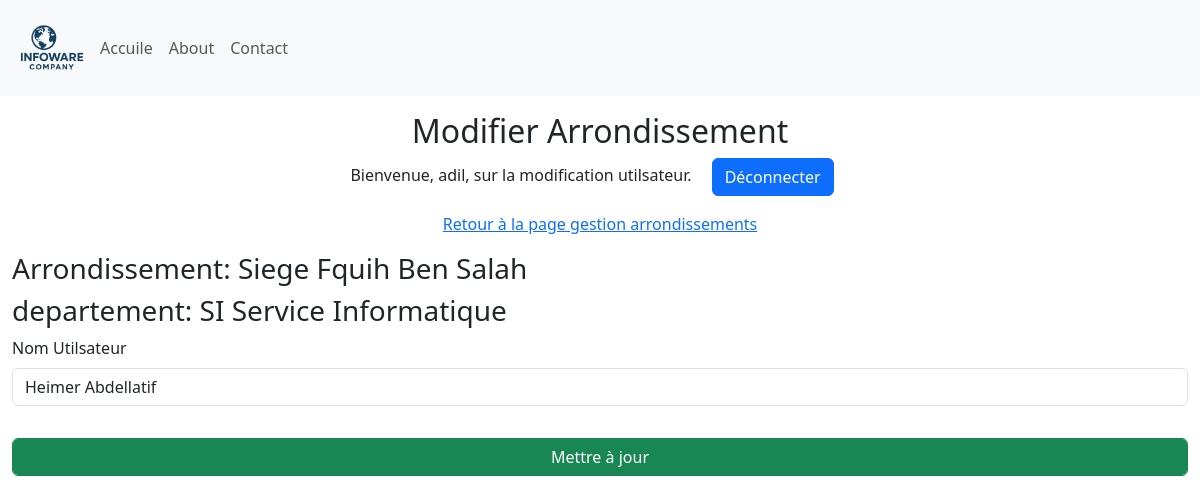
The page /update_Utilisateur/1 (signed in) on the database its author committed.
### Site/models.py (models this page shows, shortened)
class Arondissement(db.Model):
    id = db.Column(db.Integer, primary_key=True)
    arondissement = db.Column(db.String(25), unique=True, nullable=False)
    departement = db.relationship('Departement', backref='Departement', lazy=True)

class Departement(db.Model):
    id = db.Column(db.Integer, primary_key=True)
    departement = db.Column(db.String(25), unique=True, nullable=False)
    arondissement = db.Column(db.Integer, db.ForeignKey('arondissement.id'), nullable=False)

class Utilisateur(db.Model):
    id = db.Column(db.Integer, primary_key=True)
    nomUtilisateur = db.Column(db.String(50), unique=True, nullable=False)
    departement = db.Column(db.Integer, db.ForeignKey('departement.id'), nullable=False)

### Site/dashbord/utilisateur.py (the view, shortened to what this page needs)
@utilisateur.route('/update_Utilisateur/<int:id>', methods=['GET', 'POST'])
def update_Utilisateur(id):
    if 'user' not in session:
        return redirect(url_for('admin.admin'))
    utilisateur = Utilisateur.query.get(id)
    departement = Departement.query.get(utilisateur.departement)
    arrondissement = Arondissement.query.get(departement.arondissement)
    return render_template('update_utilisateur.html', name=session['user'], utilisateur=utilisateur, arrondissement=arrondissement, departement=departement)

### Site/templates/update_utilisateur.html (shortened to what this page needs)
{% extends 'base.html' %}
{% block body %}
<div class="container-fluid">
    <div class="row">
        <div class="col-12  my-3">
            <div class="text-center">
                <h2>Modifier Arrondissement</h2>
                <p>Bienvenue, {{ name }}, sur la modification utilsateur. <a class="mx-3 btn btn-primary" href="{{ url_for('admin.logout') }}"">Déconnecter</a></p>
                <p><a href="{{ url_for('arrondissement.manage_Arrondissements') }}">Retour à la page gestion arrondissements</a> </p>
            </div>
           <form method="POST">
                <div class="mb-3">
                    <h3>Arrondissement: {{ arrondissement.arondissement }}</h3>
                    <h3>departement: {{ departement.departement }}</h3>
                    <label for="utilsateurName" class="form-label">Nom Utilsateur</label>
                    <input type="text" class="form-control" id="utilsateurName" name="utilsateurName" value="{{ utilisateur.nomUtilisateur }}" required>
                </div>
                <div class="mb-3">
                    <input type="submit" class="form-control btn btn-success mt-3" value="Mettre à jour">
                </div>
            </form>
        </div>
    </div>
</div>
{% endblock %}

### Site/static/style.css (style rules this page uses)
* { margin: 0; padding: 0; box-sizing: border-box; }
:root { --primary-color: #0056b3; --secondary-color: #f8f9fa; --text-color: #333; --highlight-color: #007bff; }
body { font-family: 'Segoe UI', Tahoma, Geneva, Verdana, sans-serif; }

### rows shown on the page
Arondissement: arondissement "Siege Fquih Ben Salah"
Departement: departement "SI Service Informatique"
Utilisateur: utilsateurName "Heimer Abdellatif"

### other values the page prints
{{ name }} "adil"
